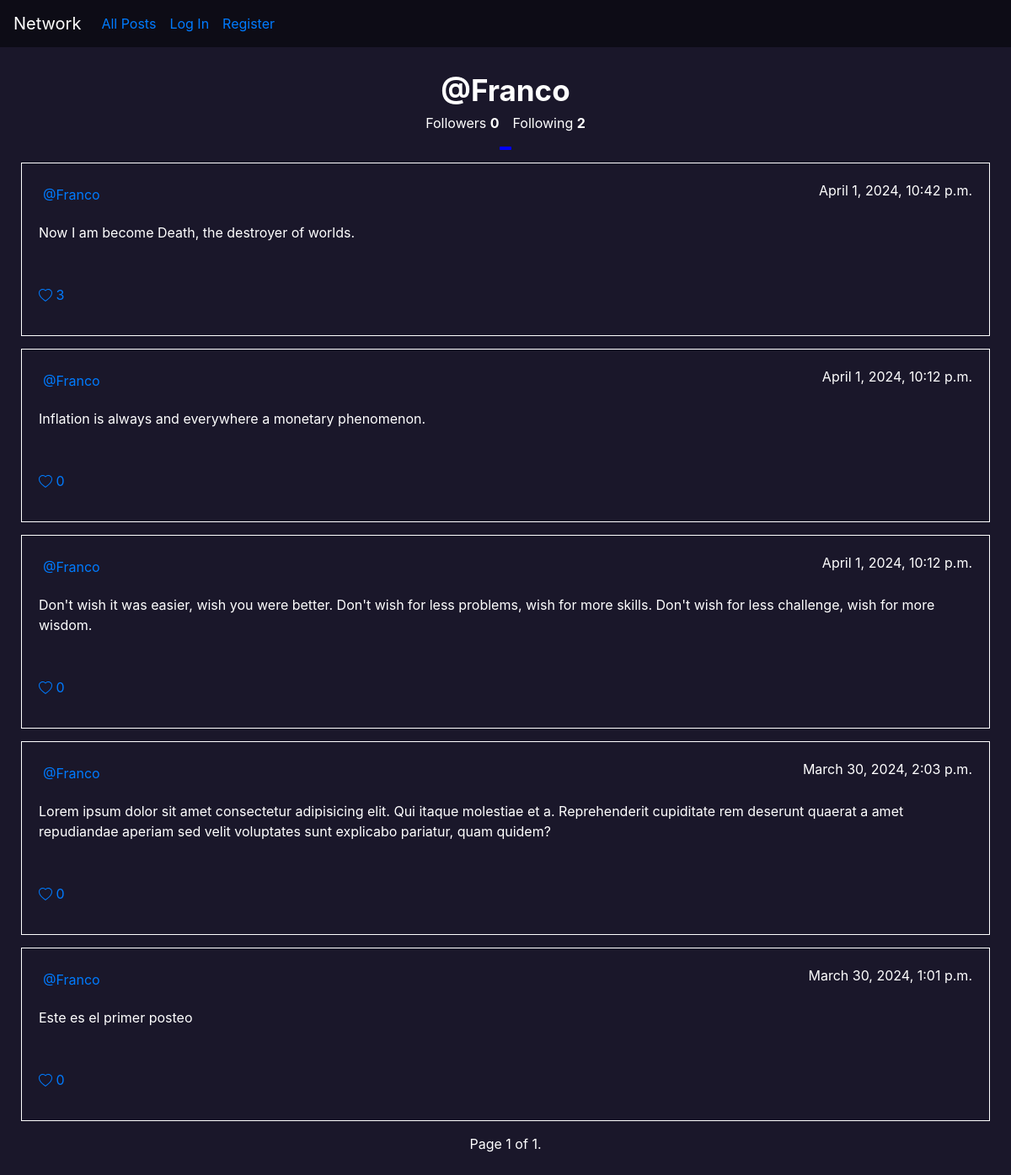
Before: /profile/Franco with the older database file.
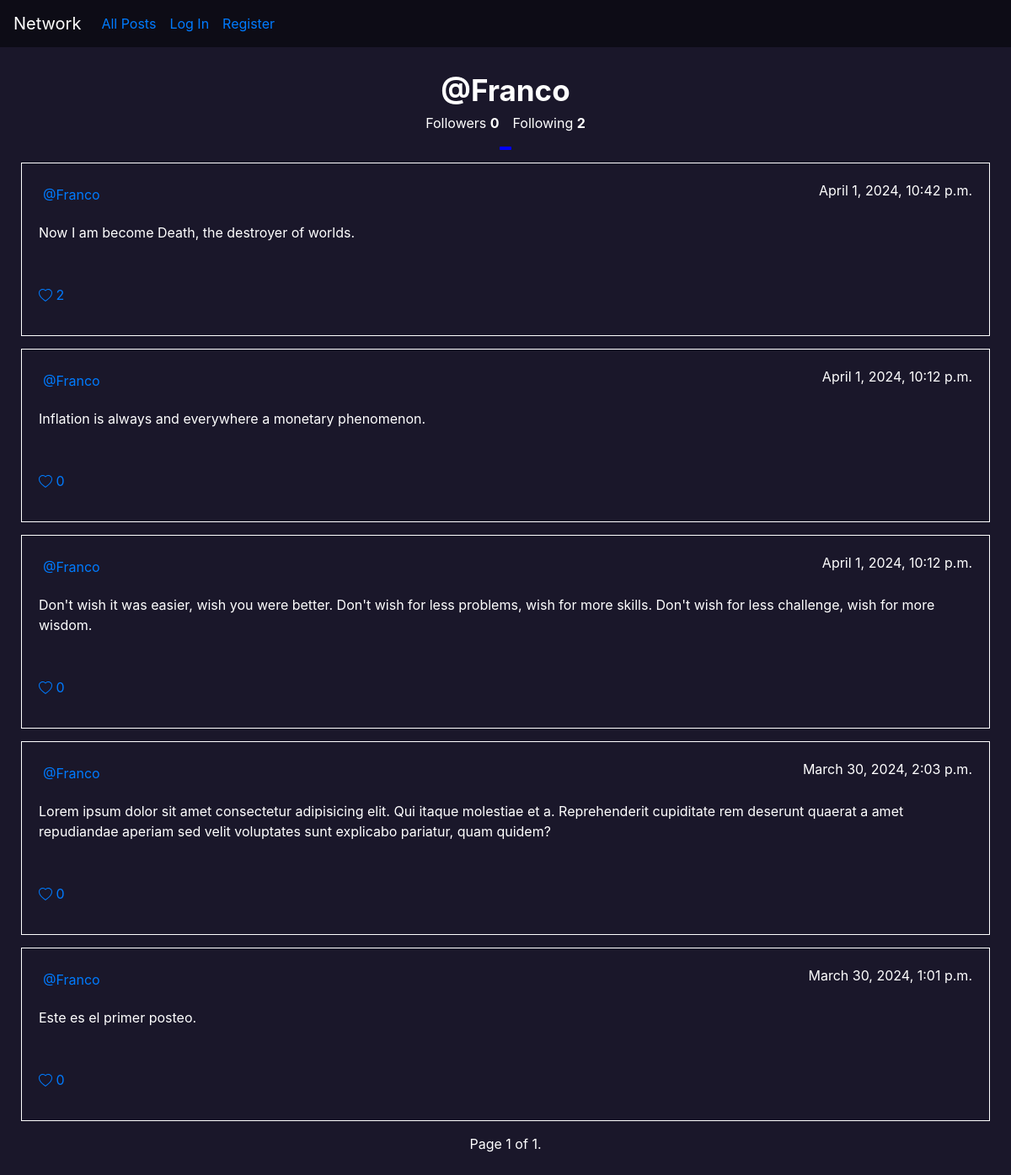
After: the same page with the newer database file.
### network/models.py (models this page shows)
class Post(models.Model):
    user = models.ForeignKey(User, on_delete = models.CASCADE, related_name='post_user')
    text = models.CharField(max_length=280)
    date = models.DateTimeField(default=timezone.now())
    likes = models.ManyToManyField(User,blank=True, related_name='likes')

class User(AbstractUser):
    pass

### network/views.py (the view)
# urls.py: path("profile/<str:username>", views.profile, name='profile'),
def profile(request, username):
    user = User.objects.get(username=username)
    follwing = Profile.objects.filter(follower=user.pk).count()
    followers = Profile.objects.filter(user=user.pk).count()
    posts = Post.objects.filter(user=user).order_by('-date')
    paginator = Paginator(posts,10)
    page_number = request.GET.get('page')
    posts = paginator.get_page(page_number)
    logged_user = request.user
    if request.user.is_authenticated:
        liked_post_ids = Post.objects.filter(likes=logged_user).values_list('id', flat=True)
    else:
        liked_post_ids = []
    return render(request, "network/profile.html", {'username':user,'followers':followers,'following':follwing,'posts':posts, 'logged_user':request.user,'liked_post_ids':liked_post_ids})

### network/templates/network/profile.html (shortened to what this page needs)
{% extends "network/layout.html" %}
{% load static %}
{% block body %}
<div class="mid_section">
    <div id="presentation">
        <strong id="username">@{{username}}</strong>
        <div class="follow_information">
            <p>Followers <strong id="followers">{{followers}}</strong></p>
            <p>Following <strong id="following">{{following}}</strong></p>
        </div>
        <div class="follow_information">
            <button id="average_button"></button>
        </div>
    </div>
    {% if posts %}
        {% for post in posts %}
            <div class="post">
                <div class="top">
                    <div>
                        <a href="{% url 'profile' username=post.user %}" >@{{ post.user }}</a>
                    </div>
                    <p>{{ post.date }}</p>
                </div>
                <div>
                    <p id="Paragraph{{post.pk}}">{{ post.text }}</p>
                </div>
                <div>
                    {%  if post.id in liked_post_ids %}
                        <button onclick="like('{{post.pk}}','like')" class="like-button" style="display: none;"  id="like_post{{post.pk}}">
                            &nbsp;
                            <p>
                                <svg xmlns="http://www.w3.org/2000/svg" width="16" height="16" fill="currentColor" class="bi bi-heart" viewBox="0 0 16 16">
                                    <path d="m8 2.748-.717-.737C5.6.281 2.514.878 1.4 3.053c-.523 1.023-.641 2.5.314 4.385.92 1.815 2.834 3.989 6.286 6.357 3.452-2.368 5.365-4.542 6.286-6.357.955-1.886.838-3.362.314-4.385C13.486.878 10.4.28 8.717 2.01zM8 15C-7.333 4.868 3.279-3.04 7.824 1.143q.09.083.176.171a3 3 0 0 1 .176-.17C12.72-3.042 23.333 4.867 8 15"/>
                                </svg> <span> {{ post.likes.all.count }}</span>
                            </p>
                        </button>
                        <button onclick="like('{{post.pk}}','unlike')" class="unlike-button" id="unlike_post{{post.pk}}">
                            &nbsp;
                            <p>
                                <svg xmlns="http://www.w3.org/2000/svg" width="16" height="16" fill="currentColor" class="bi bi-heart-fill" viewBox="0 0 16 16">
                                    <path fill-rule="evenodd" d="M8 1.314C12.438-3.248 23.534 4.735 8 15-7.534 4.736 3.562-3.248 8 1.314"/>
                                </svg> <span> {{ post.likes.all.count }}</span>
                            </p>
                        </button>
                    {% else %}
                        <button onclick="like('{{post.pk}}','like')" class="like-button" id="like_post{{post.pk}}">
                            <p>
                                 <span>{{ post.likes.all.count }}</span>
                            </p>
                        </button>
                    {% endif %}
                </div>
            </div>
        {% endfor %}
        <div class="pagination">
            <span class="step-links">
                <span class="current">
                    Page {{ posts.number }} of {{ posts.paginator.num_pages }}.
                </span>
            </span>
        </div>
    {% else %}
        <br>
        <div id="no_post">
            <strong>No posts so far</strong>
        </div>
    {% endif %}
</div>
{% endblock %}

Changed rows visible on the page:
computed for Post "April 1, 2024, 10:42 p.m.": likes.all.count "3" → "2"
changed Post: text "Este es el primer posteo" → "Este es el primer posteo."
